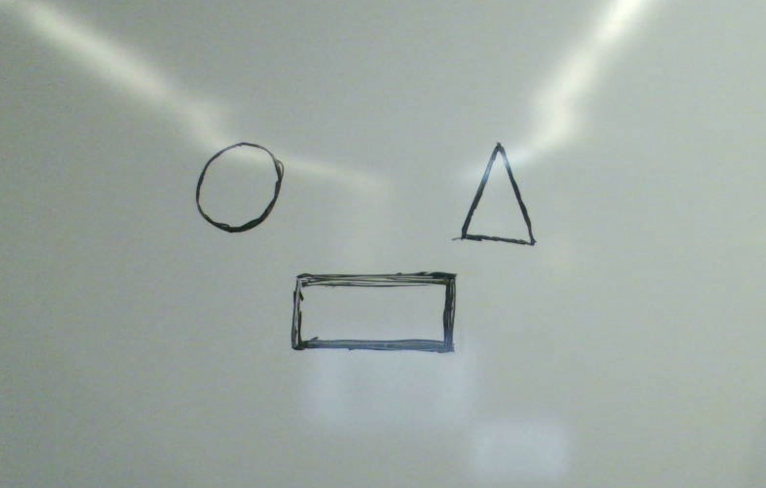
#> input picture 1.jpg, 1532 x 976 px, found by its file name (shown at 1/2 size)
$ python Lol.py
#> lines starting #> are read from the running program, lines starting #| are printed output that depends on the picture; after the words box and inside, x2 and y2 are one past the last pixel; in counts of white or black regions, pixels touching at a corner belong together
import cv2
import os
import argparse
import imutils
import cv2

imagesFolder = "ex-images"
example_img = os.path.join(imagesFolder, "1.jpg")

image = cv2.imread(example_img)
#> image is the input picture: shape (976, 1532, 3); mean B, G, R 163.6, 169.3, 159.1


scale_percent = 15
width = int(image.shape[1] * scale_percent / 100)
#> width = 229
height = int(image.shape[0] * scale_percent / 100)
#> height = 146
dsize = (width, height)
#> dsize = (229, 146)
# resize image
example_img = cv2.resize(image, dsize)
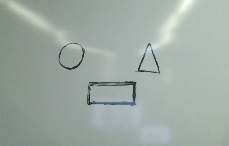
#> example_img: shape (146, 229, 3); mean B, G, R 163.5, 169.2, 159

image = example_img

def detect(c):
    # initialize the shape name and approximate the contour
    shape = "unidentified"
    peri = cv2.arcLength(c, True)
    approx = cv2.approxPolyDP(c, 0.04 * peri, True)
    # if the shape is a triangle, it will have 3 vertices
    if len(approx) == 3:
        shape = "triangle"
    # if the shape has 4 vertices, it is either a square or
    # a rectangle
    elif len(approx) == 4:
        # compute the bounding box of the contour and use the
        # bounding box to compute the aspect ratio
        (x, y, w, h) = cv2.boundingRect(approx)
        ar = w / float(h)
        # a square will have an aspect ratio that is approximately
        # equal to one, otherwise, the shape is a rectangle
        shape = "square" if ar >= 0.95 and ar <= 1.05 else "rectangle"
    # if the shape is a pentagon, it will have 5 vertices
    elif len(approx) == 5:
        shape = "pentagon"
    # otherwise, we assume the shape is a circle
    else:
        shape = "circle"
    # return the name of the shape
    return shape


resized = imutils.resize(image, width=300)
ratio = image.shape[0] / float(resized.shape[0])
#> ratio = 0.764
# convert the resized image to grayscale, blur it slightly,
# and threshold it
gray = cv2.cvtColor(resized, cv2.COLOR_BGR2GRAY)
blurred = cv2.GaussianBlur(gray, (5, 5), 0)
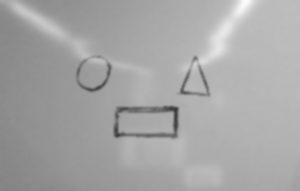
#> blurred: shape (191, 300); min 53, max 252, mean 165.4
thresh = cv2.threshold(blurred, 60, 255, cv2.THRESH_BINARY)[1]
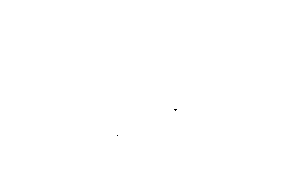
#> thresh: shape (191, 300); 100% white; black in thin lines or dots, all inside (x1, y1, x2, y2) = (117, 109, 177, 136)
# find contours in the thresholded image and initialize the
# shape detector
cnts = cv2.findContours(thresh.copy(), cv2.RETR_EXTERNAL,
	cv2.CHAIN_APPROX_SIMPLE)
#> cnts = 1 contour; box (x1, y1, x2, y2) and area: (0, 0, 300, 191) 56810

print(len(cnts))
#| 2

cnts = imutils.grab_contours(cnts)
#> cnts = [[[0, 0], [0, 190], [299, 190], [299, 0]]]

print(cnts)
#| [array([[[  0,   0]],
#|        [[  0, 190]],
#|        [[299, 190]],
#|        [[299,   0]]], dtype=int32)]

for c in cnts:
	# compute the center of the contour, then detect the name of the
	# shape using only the contour
	M = cv2.moments(c)
	cX = int((M["m10"] / M["m00"]) * ratio)
	cY = int((M["m01"] / M["m00"]) * ratio)
	shape = detect(c)
	# multiply the contour (x, y)-coordinates by the resize ratio,
	# then draw the contours and the name of the shape on the image
	c = c.astype("float")
	c *= ratio
	c = c.astype("int")
	cv2.drawContours(image, [c], -1, (0, 255, 0), 2)
	cv2.putText(image, shape, (cX, cY), cv2.FONT_HERSHEY_SIMPLEX,
		0.5, (255, 255, 255), 2)
	# show the output image
	cv2.imshow("Image", image)
	cv2.waitKey(0)
#> this loop made 1 pass
#> (c, cX, cY, shape, peri in detect, approx in detect, x in detect, y in detect) on pass 1: ([[0, 0], [0, 145], [228, 145], [228, 0]], 114, 72, 'rectangle', 978, [[0, 0], [0, 190], [299, 190], [299, 0]], 0, 0)
#> pass 1, `cv2.imshow("Image", image)`:
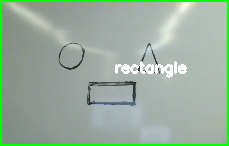
#> window 'Image': shape (146, 229, 3); mean B, G, R 157.9, 174.4, 153.5
